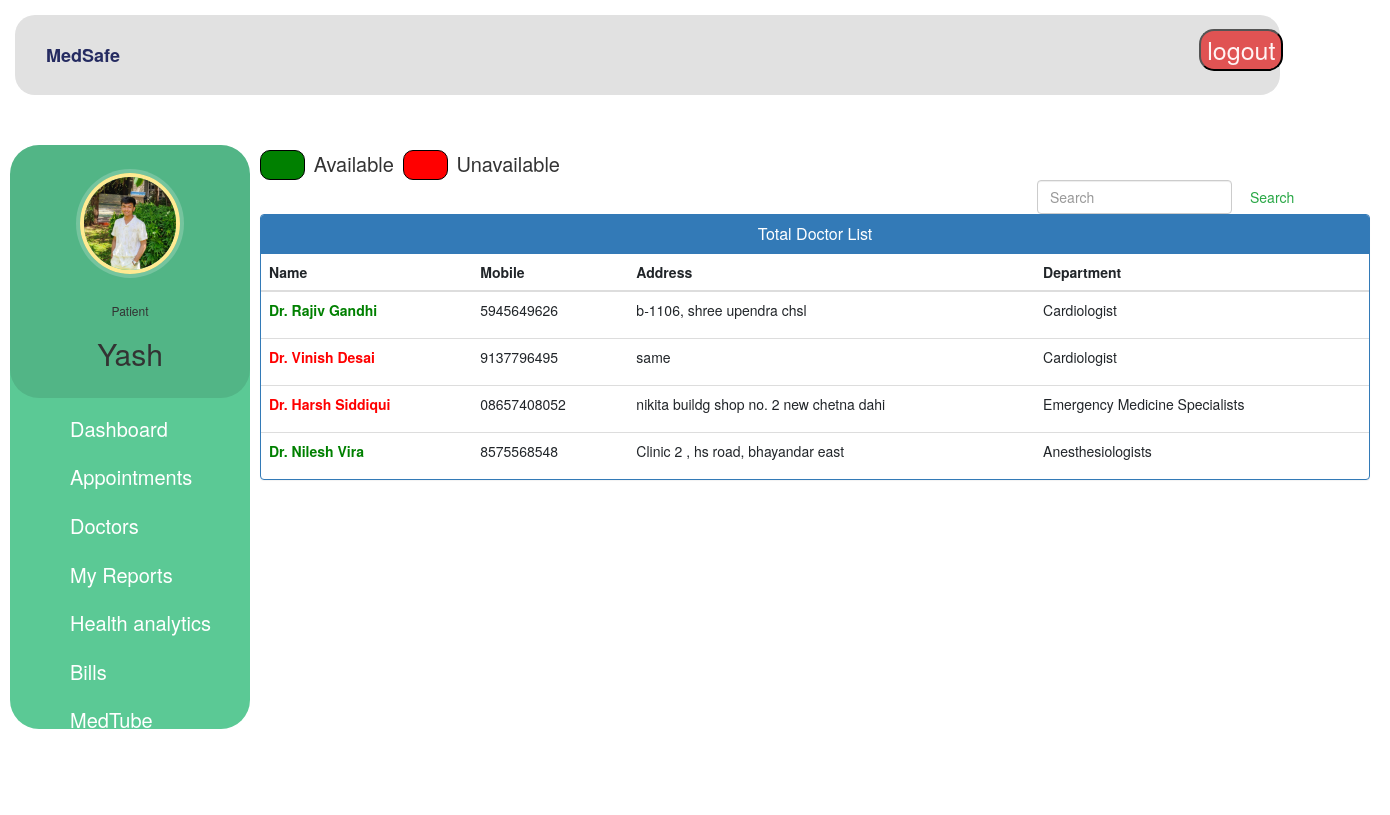
Screenshot of /patient-view-doctor (signed in) with the database file from the repository.
### hospital/models.py (models this page shows, shortened)
class Patient(models.Model):
    user=models.OneToOneField(User,on_delete=models.CASCADE)
    profile_pic= models.ImageField(upload_to='profile_pic/PatientProfilePic/',null=True,blank=True)
    address = models.CharField(max_length=40)
    mobile = models.CharField(max_length=20,null=False)
    symptoms = models.CharField(max_length=100,null=False)
    assignedDoctorId = models.PositiveIntegerField(null=True)
    admitDate=models.DateField(auto_now=True)
    status=models.BooleanField(default=False)

class Doctor(models.Model):
    user=models.OneToOneField(User,on_delete=models.CASCADE)
    profile_pic= models.ImageField(upload_to='profile_pic/DoctorProfilePic/',null=True,blank=True)
    address = models.CharField(max_length=40)
    mobile = models.CharField(max_length=20,null=True)
    department= models.CharField(max_length=50,choices=departments,default='Cardiologist')
    status=models.BooleanField(default=False)
    availability=models.BooleanField(default=True)
    @property
    def get_name(self):
        return self.user.first_name+" "+self.user.last_name

### hospital/views.py (the view)
# urls.py: path('patient-view-doctor', views.patient_view_doctor_view,name='patient-view-doctor'),
def patient_view_doctor_view(request):
    doctors=models.Doctor.objects.all().filter(status=True)
    patient=models.Patient.objects.get(user_id=request.user.id) #for profile picture of patient in sidebar
    return render(request,'hospital/patient_view_doctor.html',{'patient':patient,'doctors':doctors})

### templates/hospital/patient_view_doctor.html (shortened to what this page needs)
{% extends 'hospital/patient_base.html' %}
{% block content %}
{%load static%}
<head>
  <link href="//netdna.bootstrapcdn.com/bootstrap/3.0.0/css/bootstrap.min.css" rel="stylesheet" id="bootstrap-css">
</head>
<div class="container">
    <div class="available">
      <div class="box">
      </div>
      Available <div class="box1"></div> Unavailable
    </div>
    <form  action="/searchdoctor" method="get" style="margin-left:70%;" class="form-inline my-2 my-lg-0">
      <input class="form-control mr-sm-2" type="search" placeholder="Search" name="query" id="query" aria-label="Search">
      <button class="btn btn-outline-success my-2 my-sm-0" type="submit">Search</button>
    </form>
  {% if doctors %}
  <div class="panel panel-primary">
    <div class="panel-heading">
      <h6 class="panel-title"> Total Doctor List</h6>
    </div>
    <table class="table table-hover" id="dev-table">
        <thead>
          <tr>
            <th>Name</th>
            <th>Mobile</th>
            <th>Address</th>
            <th>Department</th>
          </tr>
        </thead>
        {% for d in doctors %}
        <tr>
          {% if d.availability == True %}
            <td><p><span style="font-weight:bold"><font color="green">{{d.get_name}}</font></span></p></td>
          {% elif d.availability == False %}
          <td><p><span style="font-weight:bold"><font color="red">{{d.get_name}}</font></span></p></td>
          {% endif %}
          <td>{{d.mobile}}</td>
          <td>{{d.address}}</td>
          <td>{{d.department}}</td>
        </tr>
        {% endfor %}
      </table>
  </div>
  {%else%}
  <br><br><br>
  <h4 style="text-align: center;color: red;">No Doctor Found !!!</h4>
  {% endif %}
</div>
{% endblock content %}

### templates/hospital/patient_base.html (shortened to what this page needs)
<!DOCTYPE html>
{% load static %}
<html lang="en">
<head>
  <link rel="stylesheet" href="https://stackpath.bootstrapcdn.com/bootstrap/4.3.1/css/bootstrap.min.css">
  <link rel="stylesheet" href="https://maxcdn.bootstrapcdn.com/font-awesome/4.7.0/css/font-awesome.min.css">
</head>
<body>
  <nav class="menu" tabindex="0">
    <header class="avatar">
      <img src="{% static patient.profile_pic.url %}" alt="Profile Pic" />
      <br><br>
      <h6>Patient</h6>
      <h2>{{request.user.first_name}}</h2>
    </header>
    <ul>
      <li tabindex="0" style="font-size: 20px;" class="icon-dashboard"> <a style="color:white; text-decoration:none;" href="/patient-dashboard"><span>Dashboard</span></a> </li>
      <li tabindex="0" style="font-size: 20px;" class="icon-calendar"> <a style="color:white; text-decoration:none;" href="/patient-appointment"><span>Appointments</span></a></li>
      <li tabindex="0" style="font-size: 20px;" class="icon-users"> <a style="color:white; text-decoration:none;" href="/patient-view-doctor"><span>Doctors</span></a></li>
      <li tabindex="0" style="font-size: 20px;" class="icon-users"> <a style="color:white; text-decoration:none;" href="/patient-reports"><span>My Reports</span></a></li>
      <li tabindex="0" style="font-size: 20px;" class="icon-users"> <a style="color:white; text-decoration:none;" href="/patient-graph"><span>Health analytics</span></a></li>
      <li tabindex="0" style="font-size: 20px;" class="icon-users"> <a style="color:white; text-decoration:none;" href="/patient-discharge"><span>Bills</span></a></li>
      <li tabindex="0" style="font-size: 20px;" class="icon-users"> <a style="color:white; text-decoration:none;" href="/patient_medtube"><span>MedTube</span></a></li>
      <li tabindex="0" style="font-size: 20px;" class="icon-users"> <a style="color:white; text-decoration:none;" href="/chat_bot"><span>MedBot Ai</span></a></li>
      <li tabindex="0" style="font-size: 20px;" class="icon-users"> <a style="color:white; text-decoration:none;" href="/patient-chat-view"><span>1-1 Chat</span></a></li>
    </ul>
  </nav>
  <main>
    <div class="bs-example">
      <nav class="navbar navbar-expand-md  navbar-dark fixed-top">
        <a href="/patient-dashboard" class="navbar-brand" style="color: #252B61;" style="font-size: 25px;">MedSafe</a>
        <div class="collapse navbar-collapse justify-content-between" id="navbarCollapse">
          <div class="navbar-nav" style=" margin-left: 95%;">
            <form method="post" action="logout/">
              <button type="submit" class="logout">logout</button>
          </form>
          </div>
        </div>
      </nav>
    </div>
    <br><br>
    {% block content %}
    {% endblock content %}
    <br><br><br><br><br><br><br>
  </main>
</body>
</html>

### templates/hospital/patient_base.html (style rules this page uses)
a:link { text-decoration: none; }
a { color: white; }
body { padding-left: 240px; }
main { position: relative; height: 100vh; }
.menu { background: #5bc995; border-radius: 29px; height: 73vh; width: 240px; position: fixed; top: 145px; margin-left: 10px; left: 0; z-index: 5; outline: none; }
.menu .avatar { background: rgba(0, 0, 0, 0.1); padding: 2em 0.5em; text-align: center; border-radius: 29px; }
.menu .avatar img { width: 100px; border-radius: 50%; overflow: hidden; border: 4px solid #ffea92; box-shadow: 0 0 0 4px rgba(255, 255, 255, 0.2); }
.menu .avatar h2 { font-weight: normal; margin-bottom: 0; }
.menu ul { list-style: none; padding: 0.5em 0; margin: 0; }
.menu ul li { padding: 0.5em 1em 0.5em 3em; font-size: 0.95em; font-weight: regular; background-repeat: no-repeat; background-position: left 15px center; background-size: auto 20px; transition: all 0.15s linear; cursor: pointer; }
.menu ul li.icon-dashboard { background-image: url("http://www.entypo.com/images//gauge.svg"); }
.menu ul li.icon-users { background-image: url("http://www.entypo.com/images//users.svg"); }
.menu ul li.icon-calendar { background-image: url("http://www.entypo.com/images//calendar.svg"); }
.bs-example { width: 110%; height: 80px; background-color: #E1E1E1; border-radius: 20px; margin: 15px; position: relative; right: 240px; }
.navbar-brand { margin-top: 8.5px; margin-left: 5px ; font-weight: 800; }
.logout { background-color: #e05353; color: rgb(255, 244, 244); border-radius: 15px; font-size: 25px; }

### templates/hospital/patient_view_doctor.html (style rules this page uses)
a:link { text-decoration: none; }
h6 { text-align: center; }
.box { height: 30px; width: 45px; background-color: green; border: 1px solid black; border-radius: 10px; }
.box1 { height: 30px; width: 45px; background-color: red; border: 1px solid black; border-radius: 10px; }
.available { width: 300px; display: flex; justify-content: space-between; font-size: 20px; }

### rows the page displays
Patient: profile_pic (picture)
Doctor: get_name "Dr. Rajiv Gandhi", mobile "5945649626", address "b-1106, shree upendra chsl", department "Cardiologist"
Doctor: get_name "Dr. Vinish Desai", mobile "9137796495", address "same", department "Cardiologist"
Doctor: get_name "Dr. Harsh Siddiqui", mobile "08657408052", address "nikita buildg shop no. 2 new chetna dahi", department "Emergency Medicine Specialists"
Doctor: get_name "Dr. Nilesh Vira", mobile "8575568548", address "Clinic 2 , hs road, bhayandar east", department "Anesthesiologists"

### other values shown
{{ request.user.first_name }} "Yash"
